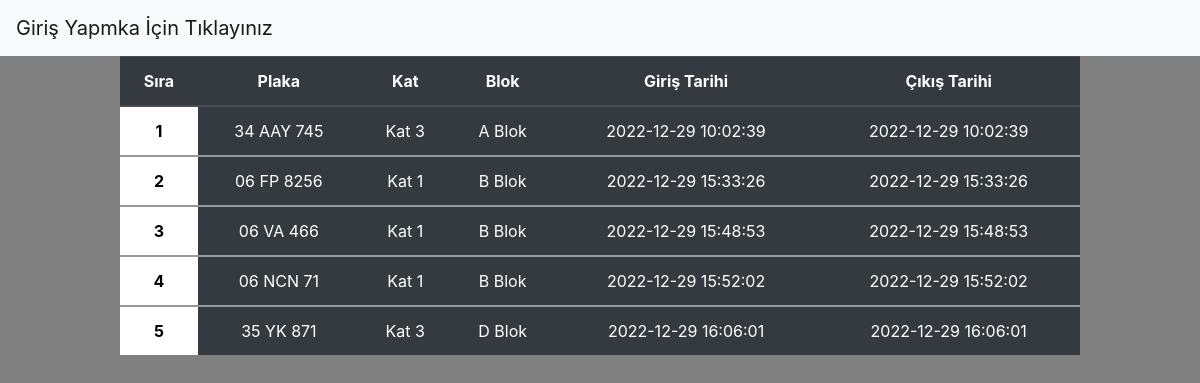
Page /anasayfa.php on the committed database.
### tables this page shows
CREATE TABLE `arac_kayit` (
  `arac_id` int(11) NOT NULL,
  `arac_plaka` varchar(30) NOT NULL,
  `arac_kat` varchar(30) NOT NULL,
  `arac_blok` varchar(15) NOT NULL,
  `arac_giris_tarih` datetime DEFAULT current_timestamp(),
  `arac_cikis_tarih` datetime DEFAULT current_timestamp()
);

### anasayfa.php (the view, shortened to what this page needs)
<?php
    try {
        $db = New PDO('mysql:host=localhost; dbname=otopark_otomasyonu', 'root', '');
    }
    catch (Exception $e) {
        $e -> getMessage();
    }
?>
<!doctype html>
<html lang="en">
  <head>
    <link rel="stylesheet" href="https://stackpath.bootstrapcdn.com/bootstrap/4.3.1/css/bootstrap.min.css">
    <link rel="stylesheet" href="style.css">
</head>
<body>
<nav class="navbar navbar-expand-lg navbar-light bg-light">
  <a class="navbar-brand" href="admin/index.php">Giriş Yapmka İçin Tıklayınız</a>
</nav>
<table class="table table-dark text-center">
  <thead>
    <tr>
      <th scope="col">Sıra</th>
      <th scope="col">Plaka</th>
      <th scope="col">Kat</th>
      <th scope="col">Blok</th>
      <th scope="col">Giriş Tarihi</th>
      <th scope="col">Çıkış Tarihi</th>
    </tr>
  </thead>
  <?php
    $kaydet = $db -> query('SELECT * FROM arac_kayit');
    $sira = 0;
    foreach ($kaydet as $kayit) {
      $sira = ++ $sira;
      $plaka = $kayit['arac_plaka'];
      $kat = $kayit['arac_kat'];
      $blok = $kayit['arac_blok'];
      $giris_tarihi = $kayit['arac_giris_tarih'];
      $cikis_tarih = $kayit['arac_cikis_tarih'];
  ?>
  <tbody class="text-center">
    <tr>
      <th style="background-color: white; color: black;"><?php echo $sira?></th>
      <td><?php echo $plaka?></td>
      <td><?php echo $kat?></td>
      <td><?php echo $blok?></td>
      <td><?php echo $giris_tarihi?></td>
      <td><?php echo $cikis_tarih?></td>
    </tr>
  </tbody>
  <?php
  }
  ?>
</table>
  </body>
</html>

### anasayfa.php (style rules this page uses)
body { background: gray; }
.navbar { background: #503BFF; }
.table { margin:auto; width: 80%; }

### rows in the picture
arac_kayit: arac_plaka "34 AAY 745", arac_kat "Kat 3", arac_blok "A Blok", arac_giris_tarih "2022-12-29 10:02:39", arac_cikis_tarih "2022-12-29 10:02:39"
arac_kayit: arac_plaka "06 FP 8256", arac_kat "Kat 1", arac_blok "B Blok", arac_giris_tarih "2022-12-29 15:33:26", arac_cikis_tarih "2022-12-29 15:33:26"
arac_kayit: arac_plaka "06 VA 466", arac_kat "Kat 1", arac_blok "B Blok", arac_giris_tarih "2022-12-29 15:48:53", arac_cikis_tarih "2022-12-29 15:48:53"
arac_kayit: arac_plaka "06 NCN 71", arac_kat "Kat 1", arac_blok "B Blok", arac_giris_tarih "2022-12-29 15:52:02", arac_cikis_tarih "2022-12-29 15:52:02"
arac_kayit: arac_plaka "35 YK 871", arac_kat "Kat 3", arac_blok "D Blok", arac_giris_tarih "2022-12-29 16:06:01", arac_cikis_tarih "2022-12-29 16:06:01"
